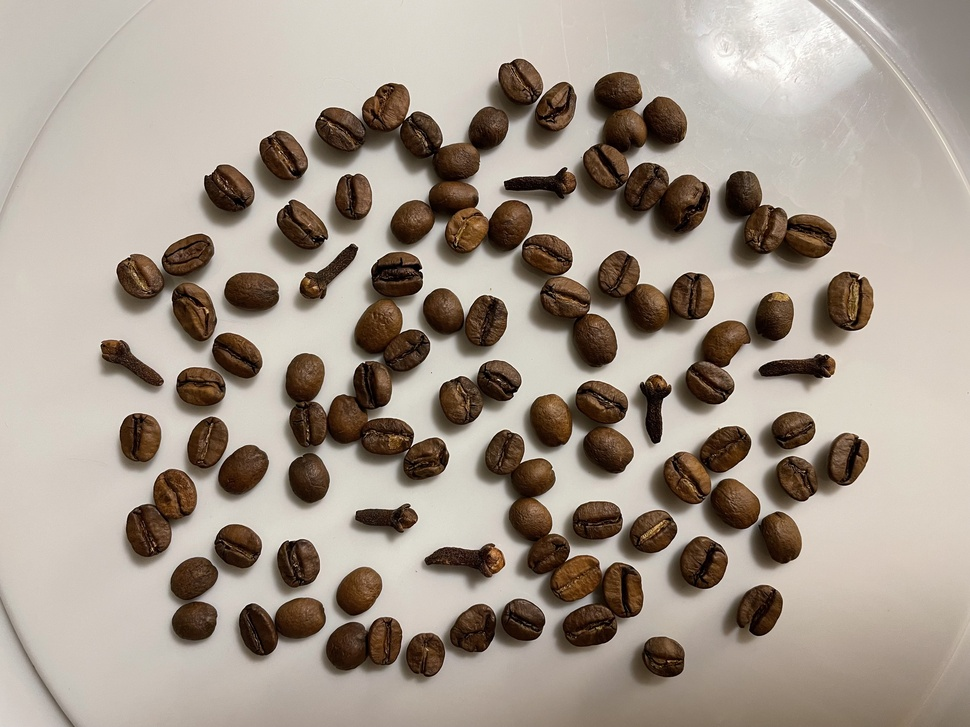
#> input picture Assignments/Exam2022Code/trials_(not_properly_working)/Task2 Masking Task/coffeebeans.jpg, 970 x 727 px, shrunk from 4032 x 3024 before the run, found by its file name
$ python Task2_spider.py
#> lines starting #> are read from the running program, lines starting #| are printed output that depends on the picture
# -*- coding: utf-8 -*-
"""
Created on Mon Dec  5 23:23:58 2022

@author: ASUS
"""

from skimage.morphology import skeletonize, dilation, opening, square, disk
from skimage.morphology import remove_small_holes, remove_small_objects # for filling the holes and denoising
import matplotlib.pyplot as plt

import numpy as np
import math
from skimage import io


from skimage.filters import threshold_mean#for binarising
from skimage.filters import try_all_threshold
from skimage.filters import threshold_otsu, threshold_minimum, threshold_triangle, threshold_mean


# For watershed
from scipy import ndimage as ndi#for distance
from skimage.feature import peak_local_max
from skimage.segmentation import watershed
from skimage import measure #measure objects


# for making boxex around the chocolates
from matplotlib.patches import Rectangle


def get_image(name):
    """ Using the skimage.io import the image with the file name.
    This function returns the gray image as numpy array """
#> called with name = 'coffeebeans.jpg'

    #Getting the image
    #filename = '../Images/'+name
    filename = name
    image_gray = io.imread(filename, as_gray = True)
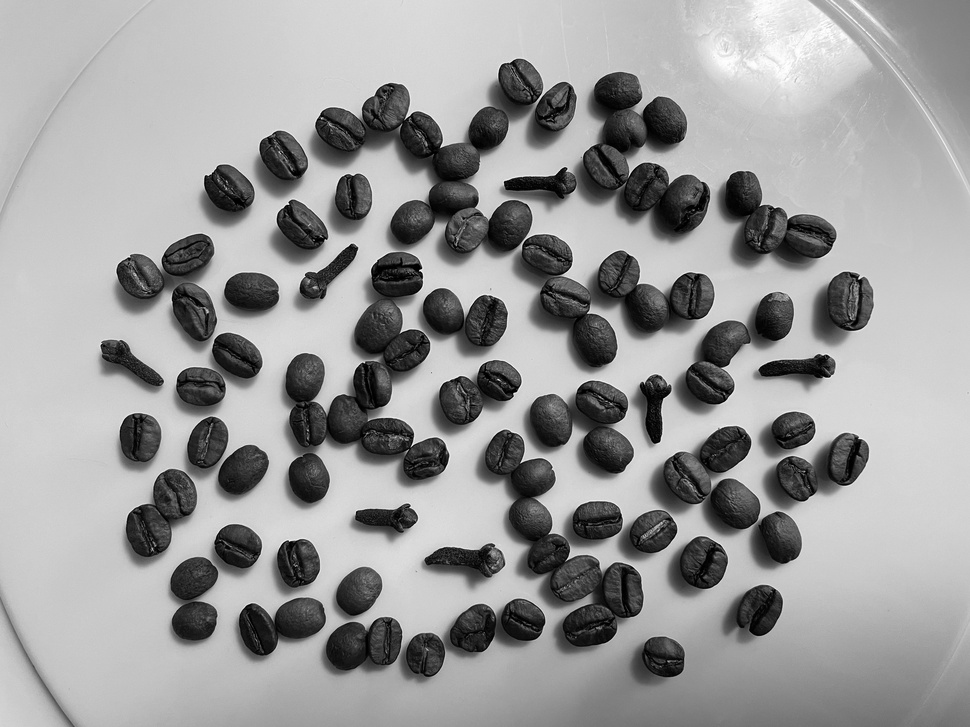
#> image_gray: shape (727, 970) float64; min 0, max 0.999, mean 0.603
    image_RGB = io.imread(filename, as_gray = False)

    return image_gray, image_RGB

def show_image(image, label ="Image:", size=(6,2), cmap='viridis'):
    """This function shows/plots the given image."""
    plt.subplots(1,1,figsize=size)
    plt.title(label = label, fontsize=12)
    plt.imshow(image, cmap=cmap)
    plt.show()


image_gray, image_RGB = get_image("coffeebeans.jpg")
show_image(image_gray, "Original Binary image")
